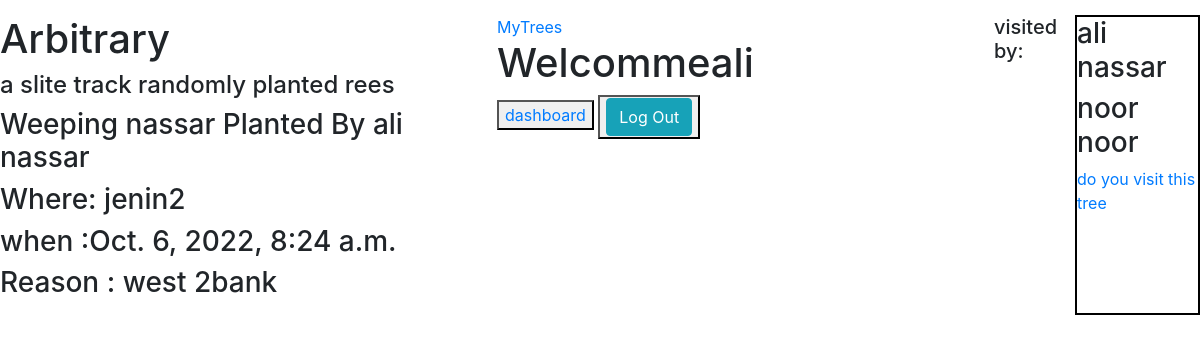
Screenshot of /show/2 (signed in) with the database file from the repository.
### m_app/models.py (models this page shows)
class Tree(models.Model):
    Species=models.CharField(max_length = 255)
    location=models.CharField( max_length = 255)
    region=models.CharField(max_length = 255)
    dateplann= models.DateTimeField(auto_now_add = True)
    planted_by=models.ForeignKey(User, related_name="user_trees",on_delete = models.CASCADE)
    visitors=models.CharField(max_length = 45)
    users= models.ManyToManyField(User, related_name="trees")

class User(models.Model):
    first_name = models.CharField(max_length = 255)
    last_name = models.CharField(max_length = 255)
    email = models.CharField(max_length = 45)
    password = models.CharField(max_length = 70)
    created_at = models.DateTimeField(auto_now_add = True)
    updated_at = models.DateTimeField(auto_now_add = True)
    objects = UserManager()

### m_app/views.py (the view)
# urls.py: path('show/<int:tid>',views.show),
def show(request,tid):
    uid=request.session['user_id']
    u=User.objects.get(id=uid)
    context={
        "mytree":Tree.objects.get(id=tid),
        "myallvisitors":Tree.objects.get(id=tid).users.all()
    }
    return render(request,'show.html',context)

### m_app/templates/show.html (shortened to what this page needs)
<!DOCTYPE html>
<html lang="en">
<head>
    <link rel="stylesheet" href="https://stackpath.bootstrapcdn.com/bootstrap/4.1.3/css/bootstrap.min.css">
    <link rel="stylesheet" href="https://stackpath.bootstrapcdn.com/bootstrap/4.3.1/css/bootstrap.min.css">
    {% load static%}
    <link rel="stylesheet" href="{% static 'c.css' %}">
</head>
<body>
<div class="main">
        <div class="col1">
            <h1>Arbitrary</h1>
            <h4>a slite track randomly planted rees </h4>
            <h3>Weeping  {{mytree.planted_by.last_name}} Planted By {{mytree.planted_by.first_name}} {{mytree.planted_by.last_name}}</h3>
            <h3>Where: {{mytree.location}}</h3>
            <h3>when :{{mytree.dateplann}}</h3>
            <h3>Reason : {{mytree.region}}</h3>
      </div>
    <div class="col2">
        <a href="/user/account">MyTrees</a>
        <h1>Welcomme{{request.session.user}}</h1>
        <button><a href="#">dashboard</a></button>
        <button><a href="/logout" class="btn btn-info">Log Out</a></div></button>
        <h5>visited by:</h5>
        <div class="box">
            {% for visitor in myallvisitors %}
            <h3>{{visitor.first_name}}  {{visitor.last_name}}</h3>
            {% endfor %}
            <a href="/vv">do you visit this tree</a>
        </div>
    </div>
</body>
</html>

### m_app/templates/show.html (style rules this page uses)
.main { margin-top: 15px; display:flex; flex-direction: row; width: 100%; height: 100%; }
.col1 { width:50%; height:100%; }
.col2 { width:50%; height:100%; }
.box { border: 2px solid black; width: 150px; height: 300px; }

### rows the page displays
Tree: planted_by.last_name "nassar", planted_by.first_name "ali", location "jenin2", dateplann "Oct. 6, 2022, 8:24 a.m.", region "west 2bank"
User: session.user "ali", first_name "ali", last_name "nassar"
User: first_name "noor", last_name "noor"
